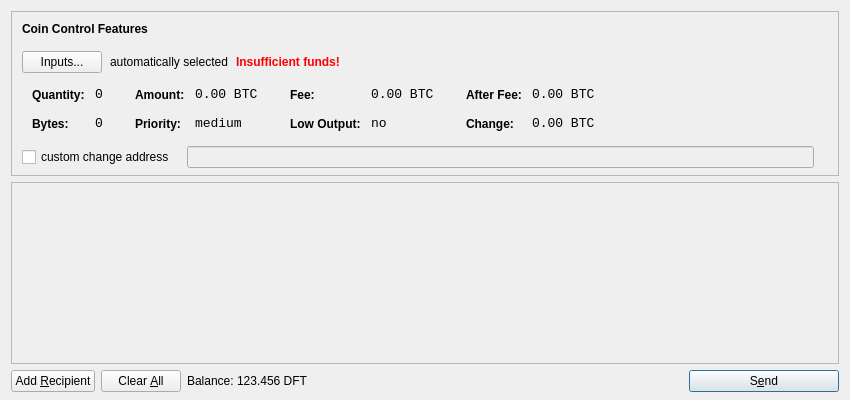
<?xml version="1.0" encoding="UTF-8"?>
<ui version="4.0">
 <class>SendCoinsDialog</class>
 <widget class="QDialog" name="SendCoinsDialog">
  <property name="geometry">
   <rect>
    <x>0</x>
    <y>0</y>
    <width>850</width>
    <height>400</height>
   </rect>
  </property>
  <property name="windowTitle">
   <string>Send Coins</string>
  </property>
  <layout class="QVBoxLayout" name="verticalLayout" stretch="0,1,0">
   <property name="bottomMargin">
    <number>8</number>
   </property>
   <item>
    <widget class="QFrame" name="frameCoinControl">
     <property name="sizePolicy">
      <sizepolicy hsizetype="Expanding" vsizetype="Expanding">
       <horstretch>0</horstretch>
       <verstretch>0</verstretch>
      </sizepolicy>
     </property>
     <property name="maximumSize">
      <size>
       <width>16777215</width>
       <height>16777215</height>
      </size>
     </property>
     <property name="frameShape">
      <enum>QFrame::StyledPanel</enum>
     </property>
     <property name="frameShadow">
      <enum>QFrame::Sunken</enum>
     </property>
     <layout class="QVBoxLayout" name="verticalLayoutCoinControl2">
      <property name="spacing">
       <number>-1</number>
      </property>
      <property name="leftMargin">
       <number>0</number>
      </property>
      <property name="topMargin">
       <number>0</number>
      </property>
      <property name="rightMargin">
       <number>0</number>
      </property>
      <property name="bottomMargin">
       <number>6</number>
      </property>
      <item>
       <layout class="QVBoxLayout" name="verticalLayoutCoinControl" stretch="0,0,0,0,1">
        <property name="spacing">
         <number>0</number>
        </property>
        <property name="leftMargin">
         <number>10</number>
        </property>
        <property name="topMargin">
         <number>10</number>
        </property>
        <item>
         <layout class="QHBoxLayout" name="horizontalLayoutCoinControl1">
          <property name="bottomMargin">
           <number>15</number>
          </property>
          <item>
           <widget class="QLabel" name="labelCoinControlFeatures">
            <property name="sizePolicy">
             <sizepolicy hsizetype="Preferred" vsizetype="Maximum">
              <horstretch>0</horstretch>
              <verstretch>0</verstretch>
             </sizepolicy>
            </property>
            <property name="font">
             <font>
              <weight>75</weight>
              <bold>true</bold>
             </font>
            </property>
            <property name="styleSheet">
             <string notr="true">font-weight:bold;</string>
            </property>
            <property name="text">
             <string>Coin Control Features</string>
            </property>
           </widget>
          </item>
         </layout>
        </item>
        <item>
         <layout class="QHBoxLayout" name="horizontalLayoutCoinControl2" stretch="0,0,0,0">
          <property name="spacing">
           <number>8</number>
          </property>
          <property name="bottomMargin">
           <number>10</number>
          </property>
          <item>
           <widget class="QPushButton" name="pushButtonCoinControl">
            <property name="styleSheet">
             <string notr="true"/>
            </property>
            <property name="text">
             <string>Inputs...</string>
            </property>
           </widget>
          </item>
          <item>
           <widget class="QLabel" name="labelCoinControlAutomaticallySelected">
            <property name="text">
             <string>automatically selected</string>
            </property>
            <property name="margin">
             <number>5</number>
            </property>
           </widget>
          </item>
          <item>
           <widget class="QLabel" name="labelCoinControlInsuffFunds">
            <property name="font">
             <font>
              <weight>75</weight>
              <bold>true</bold>
             </font>
            </property>
            <property name="styleSheet">
             <string notr="true">color:red;font-weight:bold;</string>
            </property>
            <property name="text">
             <string>Insufficient funds!</string>
            </property>
            <property name="margin">
             <number>5</number>
            </property>
           </widget>
          </item>
          <item>
           <spacer name="horizontalSpacerCoinControl">
            <property name="orientation">
             <enum>Qt::Horizontal</enum>
            </property>
            <property name="sizeHint" stdset="0">
             <size>
              <width>40</width>
              <height>1</height>
             </size>
            </property>
           </spacer>
          </item>
         </layout>
        </item>
        <item>
         <widget class="QWidget" name="widgetCoinControl" native="true">
          <property name="sizePolicy">
           <sizepolicy hsizetype="Preferred" vsizetype="Preferred">
            <horstretch>0</horstretch>
            <verstretch>0</verstretch>
           </sizepolicy>
          </property>
          <property name="minimumSize">
           <size>
            <width>0</width>
            <height>0</height>
           </size>
          </property>
          <property name="styleSheet">
           <string notr="true"/>
          </property>
          <layout class="QHBoxLayout" name="horizontalLayoutCoinControl5">
           <property name="margin">
            <number>0</number>
           </property>
           <item>
            <layout class="QHBoxLayout" name="horizontalLayoutCoinControl3" stretch="0,0,0,1">
             <property name="spacing">
              <number>20</number>
             </property>
             <property name="topMargin">
              <number>0</number>
             </property>
             <property name="bottomMargin">
              <number>10</number>
             </property>
             <item>
              <layout class="QFormLayout" name="formLayoutCoinControl1">
               <property name="horizontalSpacing">
                <number>10</number>
               </property>
               <property name="verticalSpacing">
                <number>14</number>
               </property>
               <property name="leftMargin">
                <number>10</number>
               </property>
               <property name="topMargin">
                <number>4</number>
               </property>
               <property name="rightMargin">
                <number>6</number>
               </property>
               <item row="0" column="0">
                <widget class="QLabel" name="labelCoinControlQuantityText">
                 <property name="styleSheet">
                  <string notr="true">font-weight:bold;</string>
                 </property>
                 <property name="text">
                  <string>Quantity:</string>
                 </property>
                 <property name="margin">
                  <number>0</number>
                 </property>
                </widget>
               </item>
               <item row="0" column="1">
                <widget class="QLabel" name="labelCoinControlQuantity">
                 <property name="font">
                  <font>
                   <family>Monospace</family>
                   <pointsize>10</pointsize>
                  </font>
                 </property>
                 <property name="cursor">
                  <cursorShape>IBeamCursor</cursorShape>
                 </property>
                 <property name="contextMenuPolicy">
                  <enum>Qt::ActionsContextMenu</enum>
                 </property>
                 <property name="text">
                  <string notr="true">0</string>
                 </property>
                 <property name="margin">
                  <number>0</number>
                 </property>
                 <property name="textInteractionFlags">
                  <set>Qt::LinksAccessibleByMouse|Qt::TextSelectableByKeyboard|Qt::TextSelectableByMouse</set>
                 </property>
                </widget>
               </item>
               <item row="1" column="0">
                <widget class="QLabel" name="labelCoinControlBytesText">
                 <property name="styleSheet">
                  <string notr="true">font-weight:bold;</string>
                 </property>
                 <property name="text">
                  <string>Bytes:</string>
                 </property>
                </widget>
               </item>
               <item row="1" column="1">
                <widget class="QLabel" name="labelCoinControlBytes">
                 <property name="font">
                  <font>
                   <family>Monospace</family>
                   <pointsize>10</pointsize>
                  </font>
                 </property>
                 <property name="cursor">
                  <cursorShape>IBeamCursor</cursorShape>
                 </property>
                 <property name="contextMenuPolicy">
                  <enum>Qt::ActionsContextMenu</enum>
                 </property>
                 <property name="text">
                  <string notr="true">0</string>
                 </property>
                 <property name="textInteractionFlags">
                  <set>Qt::LinksAccessibleByMouse|Qt::TextSelectableByKeyboard|Qt::TextSelectableByMouse</set>
                 </property>
                </widget>
               </item>
              </layout>
             </item>
             <item>
              <layout class="QFormLayout" name="formLayoutCoinControl2">
               <property name="horizontalSpacing">
                <number>10</number>
               </property>
               <property name="verticalSpacing">
                <number>14</number>
               </property>
               <property name="leftMargin">
                <number>6</number>
               </property>
               <property name="topMargin">
                <number>4</number>
               </property>
               <property name="rightMargin">
                <number>6</number>
               </property>
               <item row="0" column="0">
                <widget class="QLabel" name="labelCoinControlAmountText">
                 <property name="styleSheet">
                  <string notr="true">font-weight:bold;</string>
                 </property>
                 <property name="text">
                  <string>Amount:</string>
                 </property>
                 <property name="margin">
                  <number>0</number>
                 </property>
                </widget>
               </item>
               <item row="0" column="1">
                <widget class="QLabel" name="labelCoinControlAmount">
                 <property name="font">
                  <font>
                   <family>Monospace</family>
                   <pointsize>10</pointsize>
                  </font>
                 </property>
                 <property name="cursor">
                  <cursorShape>IBeamCursor</cursorShape>
                 </property>
                 <property name="contextMenuPolicy">
                  <enum>Qt::ActionsContextMenu</enum>
                 </property>
                 <property name="text">
                  <string notr="true">0.00 BTC</string>
                 </property>
                 <property name="textInteractionFlags">
                  <set>Qt::LinksAccessibleByMouse|Qt::TextSelectableByKeyboard|Qt::TextSelectableByMouse</set>
                 </property>
                </widget>
               </item>
               <item row="1" column="0">
                <widget class="QLabel" name="labelCoinControlPriorityText">
                 <property name="styleSheet">
                  <string notr="true">font-weight:bold;</string>
                 </property>
                 <property name="text">
                  <string>Priority:</string>
                 </property>
                </widget>
               </item>
               <item row="1" column="1">
                <widget class="QLabel" name="labelCoinControlPriority">
                 <property name="font">
                  <font>
                   <family>Monospace</family>
                   <pointsize>10</pointsize>
                  </font>
                 </property>
                 <property name="cursor">
                  <cursorShape>IBeamCursor</cursorShape>
                 </property>
                 <property name="contextMenuPolicy">
                  <enum>Qt::ActionsContextMenu</enum>
                 </property>
                 <property name="text">
                  <string>medium</string>
                 </property>
                 <property name="textInteractionFlags">
                  <set>Qt::LinksAccessibleByMouse|Qt::TextSelectableByKeyboard|Qt::TextSelectableByMouse</set>
                 </property>
                </widget>
               </item>
              </layout>
             </item>
             <item>
              <layout class="QFormLayout" name="formLayoutCoinControl3">
               <property name="horizontalSpacing">
                <number>10</number>
               </property>
               <property name="verticalSpacing">
                <number>14</number>
               </property>
               <property name="leftMargin">
                <number>6</number>
               </property>
               <property name="topMargin">
                <number>4</number>
               </property>
               <property name="rightMargin">
                <number>6</number>
               </property>
               <item row="0" column="0">
                <widget class="QLabel" name="labelCoinControlFeeText">
                 <property name="styleSheet">
                  <string notr="true">font-weight:bold;</string>
                 </property>
                 <property name="text">
                  <string>Fee:</string>
                 </property>
                 <property name="margin">
                  <number>0</number>
                 </property>
                </widget>
               </item>
               <item row="0" column="1">
                <widget class="QLabel" name="labelCoinControlFee">
                 <property name="font">
                  <font>
                   <family>Monospace</family>
                   <pointsize>10</pointsize>
                  </font>
                 </property>
                 <property name="cursor">
                  <cursorShape>IBeamCursor</cursorShape>
                 </property>
                 <property name="contextMenuPolicy">
                  <enum>Qt::ActionsContextMenu</enum>
                 </property>
                 <property name="text">
                  <string notr="true">0.00 BTC</string>
                 </property>
                 <property name="textInteractionFlags">
                  <set>Qt::LinksAccessibleByMouse|Qt::TextSelectableByKeyboard|Qt::TextSelectableByMouse</set>
                 </property>
                </widget>
               </item>
               <item row="1" column="0">
                <widget class="QLabel" name="labelCoinControlLowOutputText">
                 <property name="styleSheet">
                  <string notr="true">font-weight:bold;</string>
                 </property>
                 <property name="text">
                  <string>Low Output:</string>
                 </property>
                </widget>
               </item>
               <item row="1" column="1">
                <widget class="QLabel" name="labelCoinControlLowOutput">
                 <property name="font">
                  <font>
                   <family>Monospace</family>
                   <pointsize>10</pointsize>
                  </font>
                 </property>
                 <property name="cursor">
                  <cursorShape>IBeamCursor</cursorShape>
                 </property>
                 <property name="contextMenuPolicy">
                  <enum>Qt::ActionsContextMenu</enum>
                 </property>
                 <property name="text">
                  <string>no</string>
                 </property>
                 <property name="textInteractionFlags">
                  <set>Qt::LinksAccessibleByMouse|Qt::TextSelectableByKeyboard|Qt::TextSelectableByMouse</set>
                 </property>
                </widget>
               </item>
              </layout>
             </item>
             <item>
              <layout class="QFormLayout" name="formLayoutCoinControl4">
               <property name="horizontalSpacing">
                <number>10</number>
               </property>
               <property name="verticalSpacing">
                <number>14</number>
               </property>
               <property name="leftMargin">
                <number>6</number>
               </property>
               <property name="topMargin">
                <number>4</number>
               </property>
               <property name="rightMargin">
                <number>6</number>
               </property>
               <item row="0" column="0">
                <widget class="QLabel" name="labelCoinControlAfterFeeText">
                 <property name="styleSheet">
                  <string notr="true">font-weight:bold;</string>
                 </property>
                 <property name="text">
                  <string>After Fee:</string>
                 </property>
                 <property name="margin">
                  <number>0</number>
                 </property>
                </widget>
               </item>
               <item row="0" column="1">
                <widget class="QLabel" name="labelCoinControlAfterFee">
                 <property name="font">
                  <font>
                   <family>Monospace</family>
                   <pointsize>10</pointsize>
                  </font>
                 </property>
                 <property name="cursor">
                  <cursorShape>IBeamCursor</cursorShape>
                 </property>
                 <property name="contextMenuPolicy">
                  <enum>Qt::ActionsContextMenu</enum>
                 </property>
                 <property name="text">
                  <string notr="true">0.00 BTC</string>
                 </property>
                 <property name="textInteractionFlags">
                  <set>Qt::LinksAccessibleByMouse|Qt::TextSelectableByKeyboard|Qt::TextSelectableByMouse</set>
                 </property>
                </widget>
               </item>
               <item row="1" column="0">
                <widget class="QLabel" name="labelCoinControlChangeText">
                 <property name="styleSheet">
                  <string notr="true">font-weight:bold;</string>
                 </property>
                 <property name="text">
                  <string>Change:</string>
                 </property>
                </widget>
               </item>
               <item row="1" column="1">
                <widget class="QLabel" name="labelCoinControlChange">
                 <property name="font">
                  <font>
                   <family>Monospace</family>
                   <pointsize>10</pointsize>
                  </font>
                 </property>
                 <property name="cursor">
                  <cursorShape>IBeamCursor</cursorShape>
                 </property>
                 <property name="contextMenuPolicy">
                  <enum>Qt::ActionsContextMenu</enum>
                 </property>
                 <property name="text">
                  <string notr="true">0.00 BTC</string>
                 </property>
                 <property name="textInteractionFlags">
                  <set>Qt::LinksAccessibleByMouse|Qt::TextSelectableByKeyboard|Qt::TextSelectableByMouse</set>
                 </property>
                </widget>
               </item>
              </layout>
             </item>
            </layout>
           </item>
          </layout>
         </widget>
        </item>
        <item>
         <layout class="QHBoxLayout" name="horizontalLayoutCoinControl4" stretch="0,0,0">
          <property name="spacing">
           <number>12</number>
          </property>
          <property name="sizeConstraint">
           <enum>QLayout::SetDefaultConstraint</enum>
          </property>
          <property name="topMargin">
           <number>5</number>
          </property>
          <property name="rightMargin">
           <number>5</number>
          </property>
          <item>
           <widget class="QCheckBox" name="checkBoxCoinControlChange">
            <property name="text">
             <string>custom change address</string>
            </property>
           </widget>
          </item>
          <item>
           <widget class="QLineEdit" name="lineEditCoinControlChange">
            <property name="enabled">
             <bool>false</bool>
            </property>
            <property name="sizePolicy">
             <sizepolicy hsizetype="Expanding" vsizetype="Fixed">
              <horstretch>0</horstretch>
              <verstretch>0</verstretch>
             </sizepolicy>
            </property>
           </widget>
          </item>
          <item>
           <widget class="QLabel" name="labelCoinControlChangeLabel">
            <property name="sizePolicy">
             <sizepolicy hsizetype="Preferred" vsizetype="Expanding">
              <horstretch>0</horstretch>
              <verstretch>0</verstretch>
             </sizepolicy>
            </property>
            <property name="minimumSize">
             <size>
              <width>0</width>
              <height>0</height>
             </size>
            </property>
            <property name="text">
             <string/>
            </property>
            <property name="margin">
             <number>3</number>
            </property>
           </widget>
          </item>
         </layout>
        </item>
        <item>
         <spacer name="verticalSpacerCoinControl">
          <property name="orientation">
           <enum>Qt::Vertical</enum>
          </property>
          <property name="sizeHint" stdset="0">
           <size>
            <width>800</width>
            <height>1</height>
           </size>
          </property>
         </spacer>
        </item>
       </layout>
      </item>
     </layout>
    </widget>
   </item>
   <item>
    <widget class="QScrollArea" name="scrollArea">
     <property name="widgetResizable">
      <bool>true</bool>
     </property>
     <widget class="QWidget" name="scrollAreaWidgetContents">
      <property name="geometry">
       <rect>
        <x>0</x>
        <y>0</y>
        <width>830</width>
        <height>165</height>
       </rect>
      </property>
      <layout class="QVBoxLayout" name="verticalLayout_2">
       <property name="margin">
        <number>0</number>
       </property>
       <item>
        <layout class="QVBoxLayout" name="entries">
         <property name="spacing">
          <number>6</number>
         </property>
        </layout>
       </item>
       <item>
        <spacer name="verticalSpacer">
         <property name="orientation">
          <enum>Qt::Vertical</enum>
         </property>
         <property name="sizeHint" stdset="0">
          <size>
           <width>20</width>
           <height>40</height>
          </size>
         </property>
        </spacer>
       </item>
      </layout>
     </widget>
    </widget>
   </item>
   <item>
    <layout class="QHBoxLayout" name="horizontalLayout">
     <item>
      <widget class="QPushButton" name="addButton">
       <property name="toolTip">
        <string>Send to multiple recipients at once</string>
       </property>
       <property name="text">
        <string>Add &amp;Recipient</string>
       </property>
       <property name="icon">
        <iconset resource="../bitcoin.qrc">
         <normaloff>:/icons/add</normaloff>:/icons/add</iconset>
       </property>
       <property name="autoDefault">
        <bool>false</bool>
       </property>
      </widget>
     </item>
     <item>
      <widget class="QPushButton" name="clearButton">
       <property name="sizePolicy">
        <sizepolicy hsizetype="Minimum" vsizetype="Fixed">
         <horstretch>0</horstretch>
         <verstretch>0</verstretch>
        </sizepolicy>
       </property>
       <property name="toolTip">
        <string>Remove all transaction fields</string>
       </property>
       <property name="text">
        <string>Clear &amp;All</string>
       </property>
       <property name="icon">
        <iconset resource="../bitcoin.qrc">
         <normaloff>:/icons/remove</normaloff>:/icons/remove</iconset>
       </property>
       <property name="autoRepeatDelay">
        <number>300</number>
       </property>
       <property name="autoDefault">
        <bool>false</bool>
       </property>
      </widget>
     </item>
     <item>
      <layout class="QHBoxLayout" name="horizontalLayout_2">
       <property name="spacing">
        <number>3</number>
       </property>
       <item>
        <widget class="QLabel" name="label">
         <property name="text">
          <string>Balance:</string>
         </property>
        </widget>
       </item>
       <item>
        <widget class="QLabel" name="labelBalance">
         <property name="cursor">
          <cursorShape>IBeamCursor</cursorShape>
         </property>
         <property name="text">
          <string>123.456 DFT</string>
         </property>
         <property name="textInteractionFlags">
          <set>Qt::LinksAccessibleByMouse|Qt::TextSelectableByKeyboard|Qt::TextSelectableByMouse</set>
         </property>
        </widget>
       </item>
      </layout>
     </item>
     <item>
      <spacer name="horizontalSpacer">
       <property name="orientation">
        <enum>Qt::Horizontal</enum>
       </property>
       <property name="sizeHint" stdset="0">
        <size>
         <width>40</width>
         <height>20</height>
        </size>
       </property>
      </spacer>
     </item>
     <item>
      <widget class="QPushButton" name="sendButton">
       <property name="minimumSize">
        <size>
         <width>150</width>
         <height>0</height>
        </size>
       </property>
       <property name="toolTip">
        <string>Confirm the send action</string>
       </property>
       <property name="text">
        <string>S&amp;end</string>
       </property>
       <property name="icon">
        <iconset resource="../bitcoin.qrc">
         <normaloff>:/icons/send</normaloff>:/icons/send</iconset>
       </property>
       <property name="default">
        <bool>true</bool>
       </property>
      </widget>
     </item>
    </layout>
   </item>
  </layout>
 </widget>
 <resources>
  <include location="../bitcoin.qrc"/>
 </resources>
 <connections/>
</ui>
